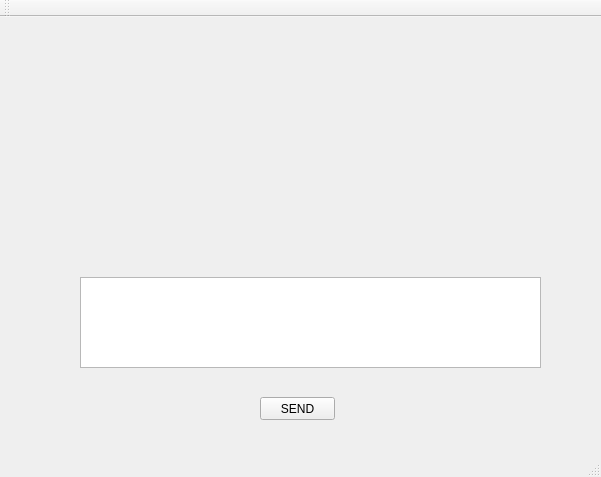
<?xml version="1.0" encoding="UTF-8"?>
<ui version="4.0">
 <class>MainWindow</class>
 <widget class="QMainWindow" name="MainWindow">
  <property name="geometry">
   <rect>
    <x>0</x>
    <y>0</y>
    <width>601</width>
    <height>477</height>
   </rect>
  </property>
  <property name="windowTitle">
   <string>MainWindow</string>
  </property>
  <widget class="QWidget" name="centralWidget">
   <widget class="QPlainTextEdit" name="plainTextEdit">
    <property name="geometry">
     <rect>
      <x>80</x>
      <y>260</y>
      <width>461</width>
      <height>91</height>
     </rect>
    </property>
   </widget>
   <widget class="QPushButton" name="pushButton">
    <property name="geometry">
     <rect>
      <x>260</x>
      <y>380</y>
      <width>75</width>
      <height>23</height>
     </rect>
    </property>
    <property name="text">
     <string>SEND</string>
    </property>
   </widget>
  </widget>
  <widget class="QMenuBar" name="menuBar">
   <property name="geometry">
    <rect>
     <x>0</x>
     <y>0</y>
     <width>601</width>
     <height>21</height>
    </rect>
   </property>
  </widget>
  <widget class="QToolBar" name="mainToolBar">
   <attribute name="toolBarArea">
    <enum>TopToolBarArea</enum>
   </attribute>
   <attribute name="toolBarBreak">
    <bool>false</bool>
   </attribute>
  </widget>
  <widget class="QStatusBar" name="statusBar"/>
 </widget>
 <layoutdefault spacing="6" margin="11"/>
 <resources/>
 <connections/>
</ui>
